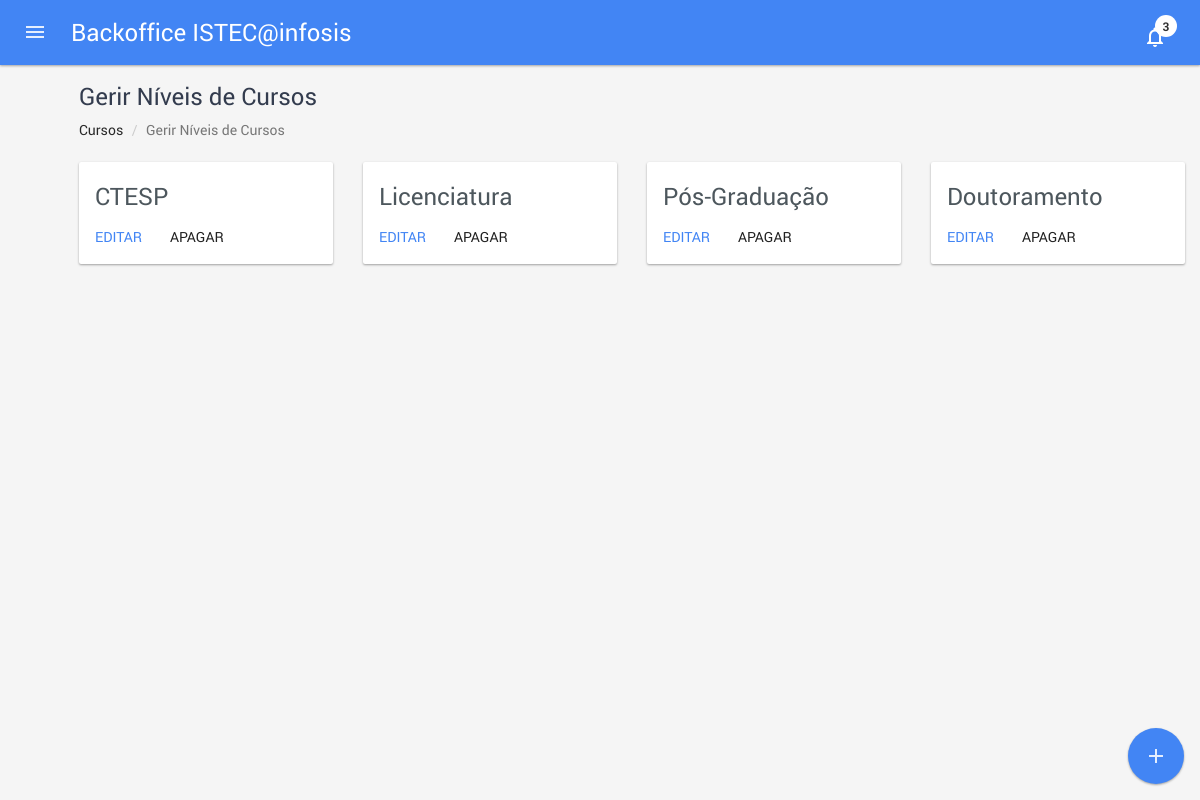
The app's page /degree_level_manage.php (signed in) with its own data.
### tables this page shows
CREATE TABLE IF NOT EXISTS `tDegreeLevels` (
  `id_degree_level` int(11) NOT NULL,
  `designation` varchar(100) NOT NULL,
  `semesters` int(11) NOT NULL
);

### classes/degree.class.php (called while the page is built, shortened)
<?php
class degree {
 	public function levels() {
    try {
    	$db = new database();
    	$con = $db->getCon();
    	$sql = '
        SELECT id_degree_level,
          designation,
          semesters
        FROM tDegreeLevels
        ORDER BY id_degree_level';
    	$data = $con->prepare($sql);
    	$data->execute();
    	$levels = $data->fetchAll();
    	return $levels;
    }
    catch (PDOException $e) {
      echo("Erro de ligação:" . $e);
      exit();
      return false;
    }
  }
}
?>

### degree_level_manage.php (the view, shortened to what this page needs)
<?php
  require_once 'classes/degree.class.php';
  $d = new degree();
  $levels = $d->levels();
?>
<!DOCTYPE html>
<html lang="pt-pt">
  <head>
  </head>
  <body>
    <div id="content" class="pmd-content inner-page">
      <div class="container-fluid full-width-container">
        <h1 class="section-title" id="services">
          <span>Gerir Níveis de Cursos</span>
        </h1>
        <ol class="breadcrumb text-left">
          <li><a href="index.html">Cursos</a></li>
          <li class="active">Gerir Níveis de Cursos</li>
        </ol>
        <div class="row">
          <div class="col-xs-12">
            <div class="grid row">
              <?php
                foreach($levels as $level) {
              ?>
              <div class="element-item col-xs-6 col-sm-4 col-md-3">
                <div class="pmd-card pmd-card-media-inline pmd-card-default pmd-z-depth">
                    <div class="pmd-card-media">
                        <div class="media-body">
                            <h2 class="pmd-card-title-text" ><?= $level['designation'] ?></h2>
                        </div>
                    </div>
                    <div class="pmd-card-actions">
                        <button data-target="#modal-edit-level" data-id="<?= $level['id_degree_level'] ?>" data-designation="<?= $level['designation'] ?>" data-semesters="<?= $level['semesters'] ?>" data-toggle="modal" type="button" class="btn pmd-btn-flat pmd-ripple-effect btn-primary" type="button">Editar</button>
                        <button data-destination="degree_level_delete.php?id=<?= $level['id_degree_level'] ?>" type="button" class="btn pmd-btn-flat pmd-ripple-effect btn-default sweet-delete">Apagar</button>
                    </div>
                </div>
              </div>
              <?php } ?>
            </div>
          </div>
        </div>
      </div>
      <div class="menu pmd-floating-action"  role="navigation">
        <button data-target="#modal-create-level" data-toggle="modal"  class="pmd-floating-action-btn btn pmd-btn-fab pmd-btn-raised pmd-ripple-effect btn-primary" data-title="Add" href="javascript:void(0);" type=button>
          <i class="material-icons pmd-sm">add</i>
        </button>
      </div>
    </div>
  </body>
</html>

### records on screen
tdegreelevels: designation "CTESP"
tdegreelevels: designation "Licenciatura"
tdegreelevels: designation "Pós-Graduação"
tdegreelevels: designation "Doutoramento"

### other values on screen
$GLOBALS['appname'] "ISTEC@infosis"
